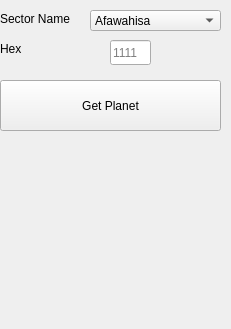
    <widget class="QWidget" name="page_2">
     <property name="geometry">
      <rect>
       <x>0</x>
       <y>0</y>
       <width>231</width>
       <height>329</height>
      </rect>
     </property>
     <attribute name="label">
      <string>Get From TravellerMap.com</string>
     </attribute>
     <widget class="QComboBox" name="TravellerMapSector">
      <property name="geometry">
       <rect>
        <x>90</x>
        <y>10</y>
        <width>131</width>
        <height>21</height>
       </rect>
      </property>
      <property name="editable">
       <bool>false</bool>
      </property>
      <property name="currentIndex">
       <number>0</number>
      </property>
      <item>
       <property name="text">
        <string>Afawahisa</string>
       </property>
      </item>
      <item>
       <property name="text">
        <string>Aktifao</string>
       </property>
      </item>
      <item>
       <property name="text">
        <string>Aldebaran</string>
       </property>
      </item>
      <item>
       <property name="text">
        <string>Alpha Crucis</string>
       </property>
      </item>
      <item>
       <property name="text">
        <string>Amdukan</string>
       </property>
      </item>
      <item>
       <property name="text">
        <string>Angfutsag</string>
       </property>
      </item>
      <item>
       <property name="text">
        <string>Antares</string>
       </property>
      </item>
      <item>
       <property name="text">
        <string>Arzul</string>
       </property>
      </item>
      <item>
       <property name="text">
        <string>Astron</string>
       </property>
      </item>
      <item>
       <property name="text">
        <string>Avereguar</string>
       </property>
      </item>
      <item>
       <property name="text">
        <string>Bar'kakr</string>
       </property>
      </item>
      <item>
       <property name="text">
        <string>Blaskon</string>
       </property>
      </item>
      <item>
       <property name="text">
        <string>Canopus</string>
       </property>
      </item>
      <item>
       <property name="text">
        <string>Centrax</string>
       </property>
      </item>
      <item>
       <property name="text">
        <string>Chit Botshti</string>
       </property>
      </item>
      <item>
       <property name="text">
        <string>Core</string>
       </property>
      </item>
      <item>
       <property name="text">
        <string>Corridor</string>
       </property>
      </item>
      <item>
       <property name="text">
        <string>Crucis Margin</string>
       </property>
      </item>
      <item>
       <property name="text">
        <string>Dagudashaag</string>
       </property>
      </item>
      <item>
       <property name="text">
        <string>Daibei</string>
       </property>
      </item>
      <item>
       <property name="text">
        <string>Dark Nebula</string>
       </property>
      </item>
      <item>
       <property name="text">
        <string>Delphi</string>
       </property>
      </item>
      <item>
       <property name="text">
        <string>Deneb</string>
       </property>
      </item>
      <item>
       <property name="text">
        <string>Dhuerorrg</string>
       </property>
      </item>
      <item>
       <property name="text">
        <string>Diaspora</string>
       </property>
      </item>
      <item>
       <property name="text">
        <string>Drakken</string>
       </property>
      </item>
      <item>
       <property name="text">
        <string>Ealiyasiyw</string>
       </property>
      </item>
      <item>
       <property name="text">
        <string>Eiaplial</string>
       </property>
      </item>
      <item>
       <property name="text">
        <string>Empty Quarter</string>
       </property>
      </item>
      <item>
       <property name="text">
        <string>Esai'yo</string>
       </property>
      </item>
      <item>
       <property name="text">
        <string>Etakhasoa</string>
       </property>
      </item>
      <item>
       <property name="text">
        <string>Extolian</string>
       </property>
      </item>
      <item>
       <property name="text">
        <string>Fa Dzaets</string>
       </property>
      </item>
      <item>
       <property name="text">
        <string>Faoheiroi'iyhao</string>
       </property>
      </item>
      <item>
       <property name="text">
        <string>Far Frontiers</string>
       </property>
      </item>
      <item>
       <property name="text">
        <string>Folgore</string>
       </property>
      </item>
      <item>
       <property name="text">
        <string>Foreven</string>
       </property>
      </item>
      <item>
       <property name="text">
        <string>Fornast</string>
       </property>
      </item>
      <item>
       <property name="text">
        <string>Ftaoiyekyu</string>
       </property>
      </item>
      <item>
       <property name="text">
        <string>Fulani</string>
       </property>
      </item>
      <item>
       <property name="text">
        <string>Gashikan</string>
       </property>
      </item>
      <item>
       <property name="text">
        <string>Gateway</string>
       </property>
      </item>
      <item>
       <property name="text">
        <string>Genfert</string>
       </property>
      </item>
      <item>
       <property name="text">
        <string>Gh!hken</string>
       </property>
      </item>
      <item>
       <property name="text">
        <string>Ghoekhnael</string>
       </property>
      </item>
      <item>
       <property name="text">
        <string>Glimmerdrift Reaches</string>
       </property>
      </item>
      <item>
       <property name="text">
        <string>Gn'hk'r</string>
       </property>
      </item>
      <item>
       <property name="text">
        <string>Grikr!ng</string>
       </property>
      </item>
      <item>
       <property name="text">
        <string>Gur</string>
       </property>
      </item>
      <item>
       <property name="text">
        <string>Gushemege</string>
       </property>
      </item>
      <item>
       <property name="text">
        <string>Gvurrdon</string>
       </property>
      </item>
      <item>
       <property name="text">
        <string>Gzaekfueg</string>
       </property>
      </item>
      <item>
       <property name="text">
        <string>Gzirr!k'l</string>
       </property>
      </item>
      <item>
       <property name="text">
        <string>Harea</string>
       </property>
      </item>
      <item>
       <property name="text">
        <string>Heakhafaw</string>
       </property>
      </item>
      <item>
       <property name="text">
        <string>Hinterworlds</string>
       </property>
      </item>
      <item>
       <property name="text">
        <string>Hkakhaeaw</string>
       </property>
      </item>
      <item>
       <property name="text">
        <string>Hlakhoi</string>
       </property>
      </item>
      <item>
       <property name="text">
        <string>Ilelish</string>
       </property>
      </item>
      <item>
       <property name="text">
        <string>Iphigenaia</string>
       </property>
      </item>
      <item>
       <property name="text">
        <string>Itvikiastaf</string>
       </property>
      </item>
      <item>
       <property name="text">
        <string>Iwahfuah</string>
       </property>
      </item>
      <item>
       <property name="text">
        <string>K'trekreer</string>
       </property>
      </item>
      <item>
       <property name="text">
        <string>Kaa G!'kul</string>
       </property>
      </item>
      <item>
       <property name="text">
        <string>Karleaya</string>
       </property>
      </item>
      <item>
       <property name="text">
        <string>Kefiykhta</string>
       </property>
      </item>
      <item>
       <property name="text">
        <string>Kfazz Ghik</string>
       </property>
      </item>
      <item>
       <property name="text">
        <string>Khaeaw</string>
       </property>
      </item>
      <item>
       <property name="text">
        <string>Kharrthon</string>
       </property>
      </item>
      <item>
       <property name="text">
        <string>Kidunal</string>
       </property>
      </item>
      <item>
       <property name="text">
        <string>Knaeleng</string>
       </property>
      </item>
      <item>
       <property name="text">
        <string>Knoellighz</string>
       </property>
      </item>
      <item>
       <property name="text">
        <string>Kolire</string>
       </property>
      </item>
      <item>
       <property name="text">
        <string>Koog</string>
       </property>
      </item>
      <item>
       <property name="text">
        <string>Kring Noor</string>
       </property>
      </item>
      <item>
       <property name="text">
        <string>Ksinanirz</string>
       </property>
      </item>
      <item>
       <property name="text">
        <string>Kteex!</string>
       </property>
      </item>
      <item>
       <property name="text">
        <string>Ktiin'gzat</string>
       </property>
      </item>
      <item>
       <property name="text">
        <string>Langer</string>
       </property>
      </item>
      <item>
       <property name="text">
        <string>Langere</string>
       </property>
      </item>
      <item>
       <property name="text">
        <string>Leonidae</string>
       </property>
      </item>
      <item>
       <property name="text">
        <string>Ley</string>
       </property>
      </item>
      <item>
       <property name="text">
        <string>Lishun</string>
       </property>
      </item>
      <item>
       <property name="text">
        <string>Lorspane</string>
       </property>
      </item>
      <item>
       <property name="text">
        <string>Luretiir!girr</string>
       </property>
      </item>
      <item>
       <property name="text">
        <string>Magyar</string>
       </property>
      </item>
      <item>
       <property name="text">
        <string>Massilia</string>
       </property>
      </item>
      <item>
       <property name="text">
        <string>Mavuzog</string>
       </property>
      </item>
      <item>
       <property name="text">
        <string>Mendan</string>
       </property>
      </item>
      <item>
       <property name="text">
        <string>Meshan</string>
       </property>
      </item>
      <item>
       <property name="text">
        <string>Mugheen't</string>
       </property>
      </item>
      <item>
       <property name="text">
        <string>Neworld</string>
       </property>
      </item>
      <item>
       <property name="text">
        <string>Ngathksirz</string>
       </property>
      </item>
      <item>
       <property name="text">
        <string>Nooq</string>
       </property>
      </item>
      <item>
       <property name="text">
        <string>Nuughe</string>
       </property>
      </item>
      <item>
       <property name="text">
        <string>Oeghz Vaerrghr</string>
       </property>
      </item>
      <item>
       <property name="text">
        <string>Old Expanses</string>
       </property>
      </item>
      <item>
       <property name="text">
        <string>Phlask</string>
       </property>
      </item>
      <item>
       <property name="text">
        <string>Pliabriebl</string>
       </property>
      </item>
      <item>
       <property name="text">
        <string>Porlock</string>
       </property>
      </item>
      <item>
       <property name="text">
        <string>Provence</string>
       </property>
      </item>
      <item>
       <property name="text">
        <string>Raakaan</string>
       </property>
      </item>
      <item>
       <property name="text">
        <string>Reaver's Deep</string>
       </property>
      </item>
      <item>
       <property name="text">
        <string>Reft</string>
       </property>
      </item>
      <item>
       <property name="text">
        <string>Rfigh</string>
       </property>
      </item>
      <item>
       <property name="text">
        <string>Ricenden</string>
       </property>
      </item>
      <item>
       <property name="text">
        <string>Riftspan Reaches</string>
       </property>
      </item>
      <item>
       <property name="text">
        <string>Sidiadl</string>
       </property>
      </item>
      <item>
       <property name="text">
        <string>Solomani Rim</string>
       </property>
      </item>
      <item>
       <property name="text">
        <string>Spica</string>
       </property>
      </item>
      <item>
       <property name="text">
        <string>Spinward Marches</string>
       </property>
      </item>
      <item>
       <property name="text">
        <string>Staihaia'yo</string>
       </property>
      </item>
      <item>
       <property name="text">
        <string>Star's End</string>
       </property>
      </item>
      <item>
       <property name="text">
        <string>Stiatlchepr</string>
       </property>
      </item>
      <item>
       <property name="text">
        <string>Tar'G'kell'p</string>
       </property>
      </item>
      <item>
       <property name="text">
        <string>The Beyond</string>
       </property>
      </item>
      <item>
       <property name="text">
        <string>Theron</string>
       </property>
      </item>
      <item>
       <property name="text">
        <string>Theta Borealis</string>
       </property>
      </item>
      <item>
       <property name="text">
        <string>Tienspevnekr</string>
       </property>
      </item>
      <item>
       <property name="text">
        <string>Tlyasea</string>
       </property>
      </item>
      <item>
       <property name="text">
        <string>Touchstone</string>
       </property>
      </item>
      <item>
       <property name="text">
        <string>Treece</string>
       </property>
      </item>
      <item>
       <property name="text">
        <string>Trenchans</string>
       </property>
      </item>
      <item>
       <property name="text">
        <string>Trojan Reach</string>
       </property>
      </item>
      <item>
       <property name="text">
        <string>Tsadra</string>
       </property>
      </item>
      <item>
       <property name="text">
        <string>Tuglikki</string>
       </property>
      </item>
      <item>
       <property name="text">
        <string>Uistilrao</string>
       </property>
      </item>
      <item>
       <property name="text">
        <string>Ukaarriit!!b</string>
       </property>
      </item>
      <item>
       <property name="text">
        <string>Un'k!!k'ng</string>
       </property>
      </item>
      <item>
       <property name="text">
        <string>Ustral Quadrant</string>
       </property>
      </item>
      <item>
       <property name="text">
        <string>Uuk</string>
       </property>
      </item>
      <item>
       <property name="text">
        <string>Vanguard Reaches</string>
       </property>
      </item>
      <item>
       <property name="text">
        <string>Verge</string>
       </property>
      </item>
      <item>
       <property name="text">
        <string>Vland</string>
       </property>
      </item>
      <item>
       <property name="text">
        <string>Waroatahe</string>
       </property>
      </item>
      <item>
       <property name="text">
        <string>Windhorn</string>
       </property>
      </item>
      <item>
       <property name="text">
        <string>Wrenton</string>
       </property>
      </item>
      <item>
       <property name="text">
        <string>X'kug</string>
       </property>
      </item>
      <item>
       <property name="text">
        <string>Xaagr</string>
       </property>
      </item>
      <item>
       <property name="text">
        <string>Yahehwe</string>
       </property>
      </item>
      <item>
       <property name="text">
        <string>Yiklerzdanzh</string>
       </property>
      </item>
      <item>
       <property name="text">
        <string>Zao Kfeng Ig Grilokh</string>
       </property>
      </item>
      <item>
       <property name="text">
        <string>Zarushagar</string>
       </property>
      </item>
      <item>
       <property name="text">
        <string>Zdiedeiant</string>
       </property>
      </item>
      <item>
       <property name="text">
        <string>Zhdant</string>
       </property>
      </item>
      <item>
       <property name="text">
        <string>Ziafrplians</string>
       </property>
      </item>
     </widget>
     <widget class="QLabel" name="label_11">
      <property name="geometry">
       <rect>
        <x>0</x>
        <y>10</y>
        <width>131</width>
        <height>17</height>
       </rect>
      </property>
      <property name="text">
       <string>Sector Name</string>
      </property>
     </widget>
     <widget class="QLineEdit" name="TravellerMapHex">
      <property name="geometry">
       <rect>
        <x>110</x>
        <y>40</y>
        <width>41</width>
        <height>25</height>
       </rect>
      </property>
      <property name="contextMenuPolicy">
       <enum>Qt::NoContextMenu</enum>
      </property>
      <property name="acceptDrops">
       <bool>false</bool>
      </property>
      <property name="maxLength">
       <number>4</number>
      </property>
      <property name="placeholderText">
       <string>1111</string>
      </property>
      <property name="clearButtonEnabled">
       <bool>false</bool>
      </property>
     </widget>
     <widget class="QLabel" name="label_13">
      <property name="geometry">
       <rect>
        <x>0</x>
        <y>40</y>
        <width>91</width>
        <height>17</height>
       </rect>
      </property>
      <property name="text">
       <string>Hex</string>
      </property>
     </widget>
     <widget class="QPushButton" name="TravellerMapGetPlanet">
      <property name="geometry">
       <rect>
        <x>0</x>
        <y>80</y>
        <width>221</width>
        <height>51</height>
       </rect>
      </property>
      <property name="text">
       <string>Get Planet</string>
      </property>
     </widget>
     <widget class="QLabel" name="ReturnedAPILabel">
      <property name="geometry">
       <rect>
        <x>0</x>
        <y>140</y>
        <width>221</width>
        <height>61</height>
       </rect>
      </property>
      <property name="text">
       <string/>
      </property>
     </widget>
    </widget>
